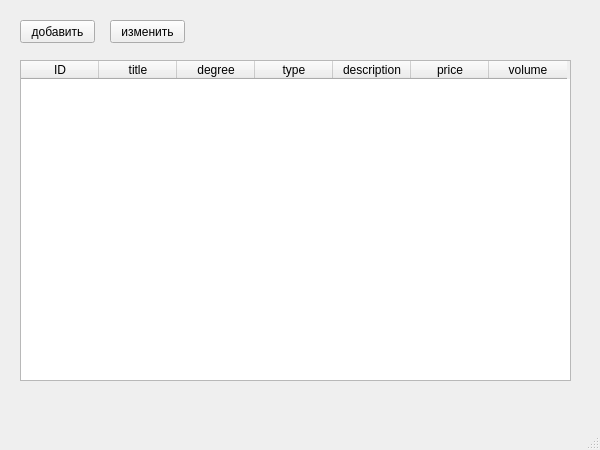
<?xml version="1.0" encoding="UTF-8"?>
<ui version="4.0">
 <class>MainWindow</class>
 <widget class="QMainWindow" name="MainWindow">
  <property name="geometry">
   <rect>
    <x>0</x>
    <y>0</y>
    <width>600</width>
    <height>450</height>
   </rect>
  </property>
  <property name="windowTitle">
   <string>MainWindow</string>
  </property>
  <widget class="QWidget" name="centralwidget">
   <widget class="QTableWidget" name="table">
    <property name="geometry">
     <rect>
      <x>20</x>
      <y>60</y>
      <width>551</width>
      <height>321</height>
     </rect>
    </property>
    <attribute name="horizontalHeaderDefaultSectionSize">
     <number>78</number>
    </attribute>
    <column>
     <property name="text">
      <string>ID</string>
     </property>
    </column>
    <column>
     <property name="text">
      <string>title</string>
     </property>
    </column>
    <column>
     <property name="text">
      <string>degree</string>
     </property>
    </column>
    <column>
     <property name="text">
      <string>type</string>
     </property>
    </column>
    <column>
     <property name="text">
      <string>description</string>
     </property>
    </column>
    <column>
     <property name="text">
      <string>price</string>
     </property>
    </column>
    <column>
     <property name="text">
      <string>volume</string>
     </property>
    </column>
   </widget>
   <widget class="QPushButton" name="add">
    <property name="geometry">
     <rect>
      <x>20</x>
      <y>20</y>
      <width>75</width>
      <height>23</height>
     </rect>
    </property>
    <property name="text">
     <string>добавить</string>
    </property>
   </widget>
   <widget class="QPushButton" name="pushButton_2">
    <property name="geometry">
     <rect>
      <x>110</x>
      <y>20</y>
      <width>75</width>
      <height>23</height>
     </rect>
    </property>
    <property name="text">
     <string>изменить</string>
    </property>
   </widget>
  </widget>
  <widget class="QMenuBar" name="menubar">
   <property name="geometry">
    <rect>
     <x>0</x>
     <y>0</y>
     <width>600</width>
     <height>21</height>
    </rect>
   </property>
  </widget>
  <widget class="QStatusBar" name="statusbar"/>
 </widget>
 <resources/>
 <connections/>
</ui>
